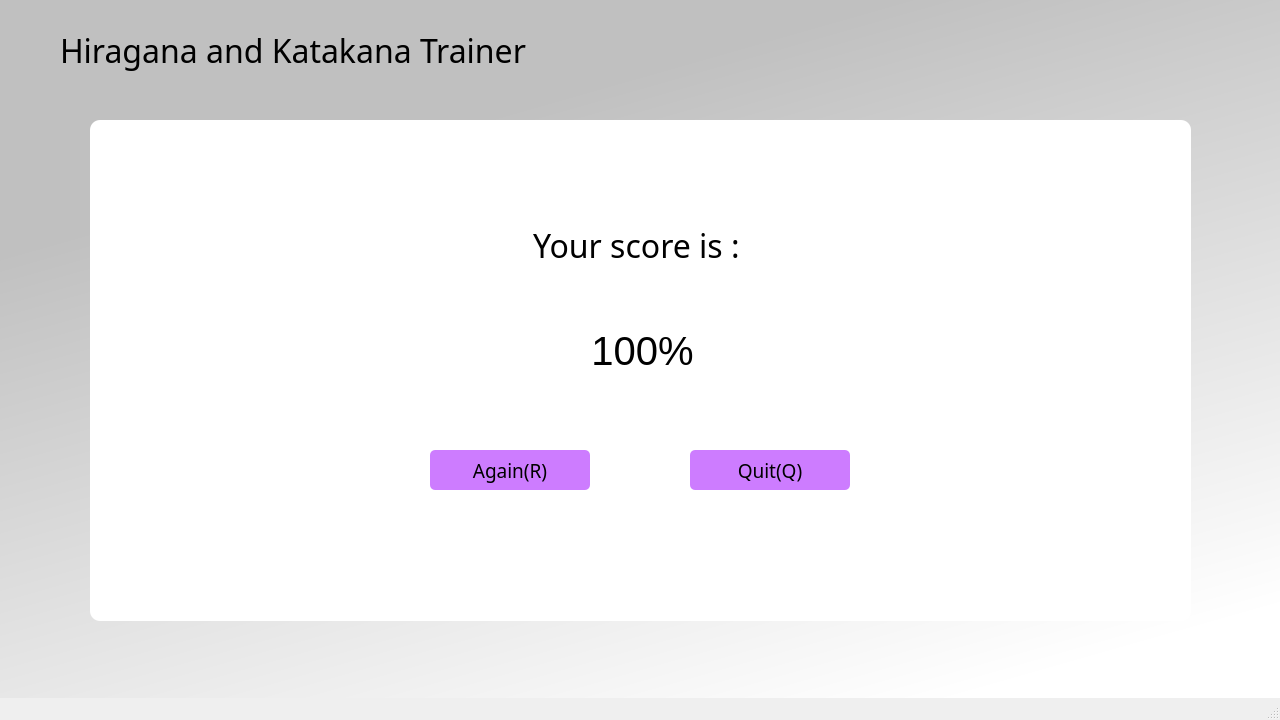
<?xml version="1.0" encoding="UTF-8"?>
<ui version="4.0">
 <class>MainWindow</class>
 <widget class="QMainWindow" name="MainWindow">
  <property name="geometry">
   <rect>
    <x>0</x>
    <y>0</y>
    <width>1280</width>
    <height>720</height>
   </rect>
  </property>
  <property name="windowTitle">
   <string>MainWindow</string>
  </property>
  <widget class="QWidget" name="centralwidget">
   <widget class="QWidget" name="background" native="true">
    <property name="geometry">
     <rect>
      <x>0</x>
      <y>0</y>
      <width>1281</width>
      <height>721</height>
     </rect>
    </property>
    <property name="font">
     <font>
      <family>MS Reference Sans Serif</family>
      <pointsize>14</pointsize>
     </font>
    </property>
    <property name="styleSheet">
     <string notr="true">QWidget#background{
background-color: qlineargradient(spread:pad, x1:0.323751, y1:0.188, x2:0.727, y2:0.977409, stop:0 rgba(192, 192, 192, 255), stop:1 rgba(255, 255, 255, 255));
}

QLabel#endTitle{
font: 24pt &quot;MS Reference Sans Serif&quot;;
}

QWidget#Container{
background-color: #ffffff;
border-radius: 10px;
}

QLabel#ContainerTitle{
font: 16pt &quot;MS Reference Sans Serif&quot;;
}

QPushButton{
border-radius:5px;
font: 14pt &quot;MS Reference Sans Serif&quot;;
background-color:rgb(205, 124, 255);
}</string>
    </property>
    <widget class="QLabel" name="endTitle_2">
     <property name="geometry">
      <rect>
       <x>60</x>
       <y>20</y>
       <width>631</width>
       <height>61</height>
      </rect>
     </property>
     <property name="font">
      <font>
       <family>MS Reference Sans Serif</family>
       <pointsize>24</pointsize>
       <weight>50</weight>
       <italic>false</italic>
       <bold>false</bold>
      </font>
     </property>
     <property name="text">
      <string>Hiragana and Katakana Trainer</string>
     </property>
    </widget>
    <widget class="QWidget" name="Container" native="true">
     <property name="geometry">
      <rect>
       <x>90</x>
       <y>120</y>
       <width>1101</width>
       <height>501</height>
      </rect>
     </property>
     <widget class="QLabel" name="endTitle">
      <property name="geometry">
       <rect>
        <x>360</x>
        <y>90</y>
        <width>381</width>
        <height>71</height>
       </rect>
      </property>
      <property name="font">
       <font>
        <family>MS Reference Sans Serif</family>
        <pointsize>24</pointsize>
        <weight>50</weight>
        <italic>false</italic>
        <bold>false</bold>
       </font>
      </property>
      <property name="text">
       <string>Your score is : </string>
      </property>
      <property name="alignment">
       <set>Qt::AlignCenter</set>
      </property>
     </widget>
     <widget class="QPushButton" name="againButton">
      <property name="geometry">
       <rect>
        <x>340</x>
        <y>330</y>
        <width>160</width>
        <height>40</height>
       </rect>
      </property>
      <property name="cursor">
       <cursorShape>PointingHandCursor</cursorShape>
      </property>
      <property name="text">
       <string>Again(R)</string>
      </property>
      <property name="shortcut">
       <string>R</string>
      </property>
     </widget>
     <widget class="QPushButton" name="quitButton">
      <property name="geometry">
       <rect>
        <x>600</x>
        <y>330</y>
        <width>160</width>
        <height>40</height>
       </rect>
      </property>
      <property name="cursor">
       <cursorShape>PointingHandCursor</cursorShape>
      </property>
      <property name="text">
       <string>Quit(Q)</string>
      </property>
      <property name="shortcut">
       <string>Q</string>
      </property>
     </widget>
     <widget class="QLabel" name="finalScore">
      <property name="geometry">
       <rect>
        <x>407</x>
        <y>180</y>
        <width>291</width>
        <height>101</height>
       </rect>
      </property>
      <property name="font">
       <font>
        <family>MS Shell Dlg 2</family>
        <pointsize>30</pointsize>
       </font>
      </property>
      <property name="text">
       <string>100%</string>
      </property>
      <property name="alignment">
       <set>Qt::AlignCenter</set>
      </property>
     </widget>
    </widget>
   </widget>
  </widget>
  <widget class="QStatusBar" name="statusbar"/>
 </widget>
 <resources/>
 <connections/>
</ui>
